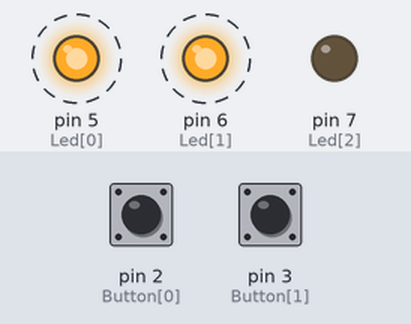
The sketch below on a simulated Arduino Uno, built with avr-gcc and run on an emulated ATmega328P. Parts: output pins drawn as LEDs (lit = HIGH). Dashed ring = blinking. The inputs (shaded band) are chosen by the test bench; at power-on: pin 2 (Button[0]) HIGH, pin 3 (Button[1]) HIGH.

Above: at 1.2 s.
1.3 s: pin 2 (Button[0]) pulled LOW for 0.15 s
At 3.25 s:
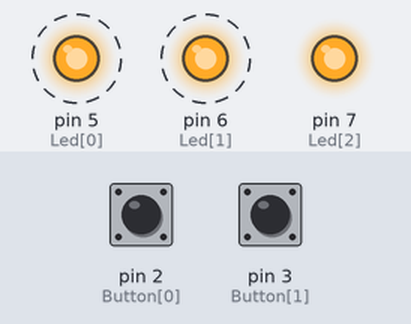
4.3 s: pin 3 (Button[1]) pulled LOW for 0.15 s
At 4.75 s:
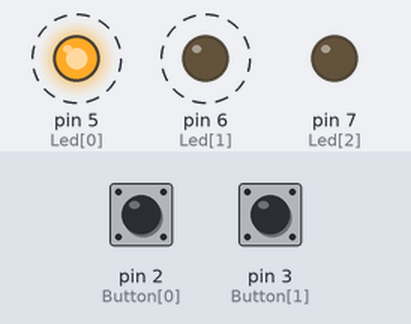
7.4 s: pin 2 (Button[0]) pulled LOW for 1 s
At 7.9 s:
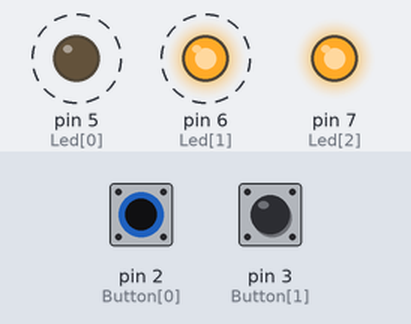
11.0 s: pin 3 (Button[1]) pulled LOW for 1 s
At 13.75 s:
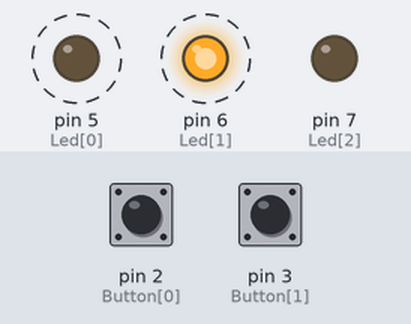
Timing chart, 0 to 15.5 s (numbered marks = the images above; inputs shaded):
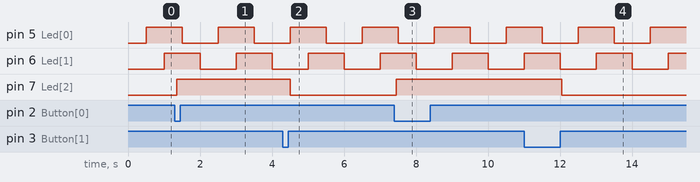

Measured:
- after the input at 1.3 s, pin 7 (Led[2]): LOW → HIGH after 0.05 s
- after the input at 4.3 s, pin 7 (Led[2]): HIGH → LOW after 0.20 s
- after the input at 7.4 s, pin 7 (Led[2]): LOW → HIGH after 0.05 s
- after the input at 11.0 s, pin 7 (Led[2]): HIGH → LOW after 1.1 s
- by itself, pin 5 (Led[0]), pin 6 (Led[1]): alternates HIGH for 1.0 s and LOW for 1.0 s

The sketch:

lab1-3_hw2_debounce_.ino
```cpp
#include <MsTimer2.h>

#define FALLING LOW
#define RISING  HIGH

int Button[2] = {2, 3};                       // Button Pin
int Led[3] = {5, 6, 7};                       // LED Pin
byte Led16Output;                             // LED16의 On/Off를 결정하는 변수
const int EdgeTrigger[2] = {FALLING, RISING}; // 버튼 edge trigger
const byte LedState[2] = {HIGH, LOW};         // 버튼 입력 시 수행할 동작
int ButtonState[2];                           // 버튼의 현재 상태, toggle 확인을 위해 사용
int LastButtonState[2];                       // 버튼의 이전 상태, debounce 확인을 위해 사용
unsigned long LastDebounceTime[2];            // 마지막으로 버튼의 입력 상태가 바뀐 시간
unsigned long DebounceDelay = 50;             // debounce time

// Timer function
void LedControl() {
  static int counter = 0;
  static byte output = HIGH;

  digitalWrite(Led[counter++], output);    // LED(1, 9) ON/OFF 수행

  if (counter > 1) {
    counter = 0;
    output = !output;
  }
}

// Debounce function
void Debounce(int buttonNum, int edgeTrigger, byte ledState) {
  int reading;

  reading = digitalRead(Button[buttonNum]);

  // 버튼의 입력상태가 변했을 경우 debounceTimer 초기화
  if (reading != LastButtonState[buttonNum])
    LastDebounceTime[buttonNum] = millis();

  // debounceTimer가 debounceDelay 이상일 경우, 버튼의 입력 변화로 인한 동작 수행
  if ((millis() - LastDebounceTime[buttonNum]) > DebounceDelay) {
    // 버튼의 상태가 toggle 되었다면, 버튼 상태 갱신 및 edgeTrigger 확인
    if (reading != ButtonState[buttonNum]) {
      ButtonState[buttonNum] = reading;
      // edgeTrigger 일치하면, Led16 출력값 설정
      if (ButtonState[buttonNum] == edgeTrigger)
        Led16Output = ledState;
    }
  }
  // LED16 On/Off
  digitalWrite(Led[2], Led16Output);
  // 버튼의 debounce를 확인하기 위해, 현재 입력 상태 저장
  LastButtonState[buttonNum] = reading;
}

void setup() {
  int i;

  // 버튼 2개를 pull-up input 으로 설정
  for (i = 0; i < 2; i++)
    pinMode(Button[i], INPUT_PULLUP);

  // LED PIN 을 출력으로 설정
  for (i = 0; i < 3; i++)
    pinMode(Led[i], OUTPUT);

  // TIMER 설정
  MsTimer2::set(500, LedControl);

  // TIMER 시작
  MsTimer2::start();
}

void loop() {
  int i;

  for (i = 0; i < 2; i++)
    Debounce(i, EdgeTrigger[i], LedState[i]);
}
```
